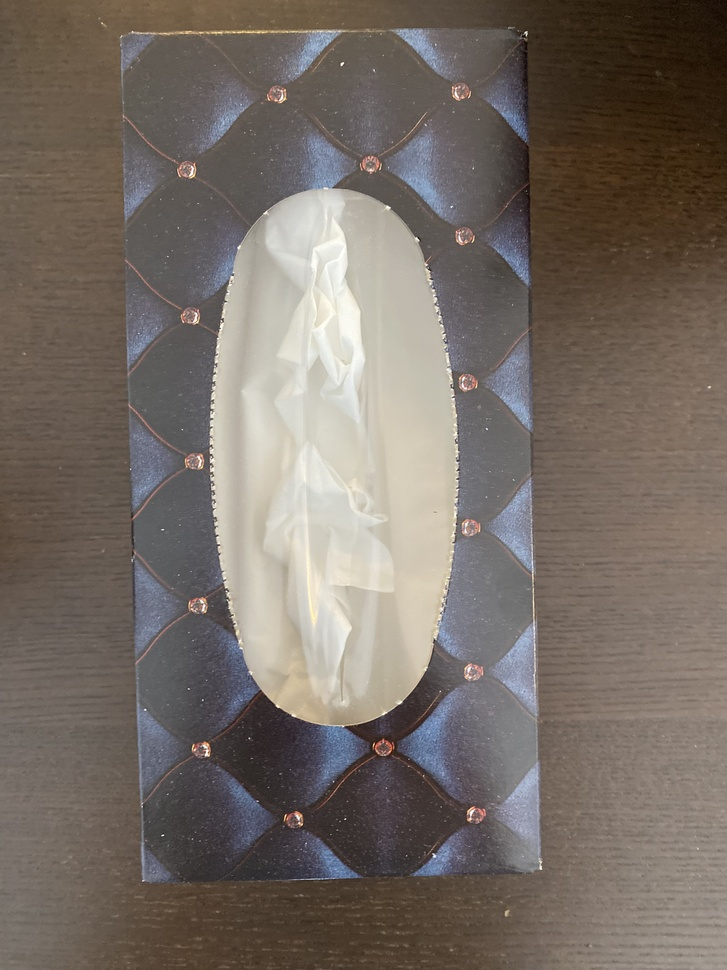
#> input picture backend/server/cv/IMG_4452.jpg, 727 x 970 px, shrunk from 3024 x 4032 before the run
$ python -i imageProcessing.py   (imports and definitions only)   (older library calls are emulated)
#> lines starting #> are read from the running program, lines starting #| are printed output that depends on the picture; after the words box and inside, x2 and y2 are one past the last pixel; in counts of white or black regions, pixels touching at a corner belong together
#> further down, picture is the input picture: shape (970, 727, 3); mean B, G, R 101.1, 108.7, 118.2
# Functions for processing an image and determining the bounding box

from scipy.spatial import distance as dist
from imutils import perspective
from imutils import contours
import numpy as np
from imutils import perspective
import argparse
import imutils
import cv2
import base64
import json
import uuid
import os

# width of the top-most object used for reference measurements in centimetres
REFERENCE_WIDTH = 1.5

COLOURS = ["red", "blue", "yellow", "green", "orange", "brown", "purple"]


class Response:
    # [5 lines left out: function __init__, not called in this run]


def midPoint(ptA, ptB):
    return ((ptA[0] + ptB[0]) * 0.5, (ptA[1] + ptB[1]) * 0.5)


# [13 lines left out: function decodeImages, not called in this run]


def convertThreeDimension(d_one, d_two):
    # d_one: [Width, Height], d_two: [Length, Height]
    return [d_one[0], d_two[0], max(d_one[1], d_two[1])]


def getObjectMeasurement(image):
    # convert image to grayscale, and blur it slightly
    gray = cv2.cvtColor(image, cv2.COLOR_BGR2GRAY)
    gray = cv2.GaussianBlur(gray, (7, 7), 0)

    # perform edge detection, then perform a dilation + erosion to
    # close gaps in between object edges
    edged = cv2.Canny(gray, 50, 100)
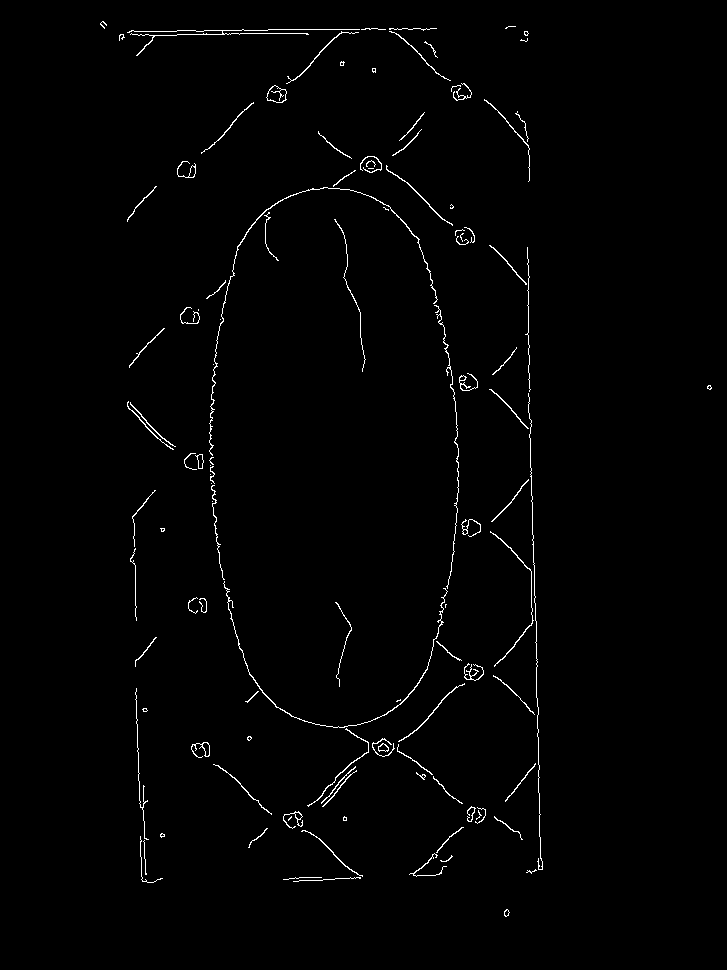
#> edged: shape (970, 727); 1.2% white in thin lines or dots, all inside (x1, y1, x2, y2) = (100, 21, 712, 917)
    edged = cv2.dilate(edged, None, iterations=1)
#> edged: shape (970, 727); 3.7% white; 55 white regions, largest, box (x1, y1, x2, y2) and area: (205, 169, 463, 808) 6987, (488, 244, 544, 875) 3950, (126, 27, 387, 85) 1899
    edged = cv2.erode(edged, None, iterations=1)
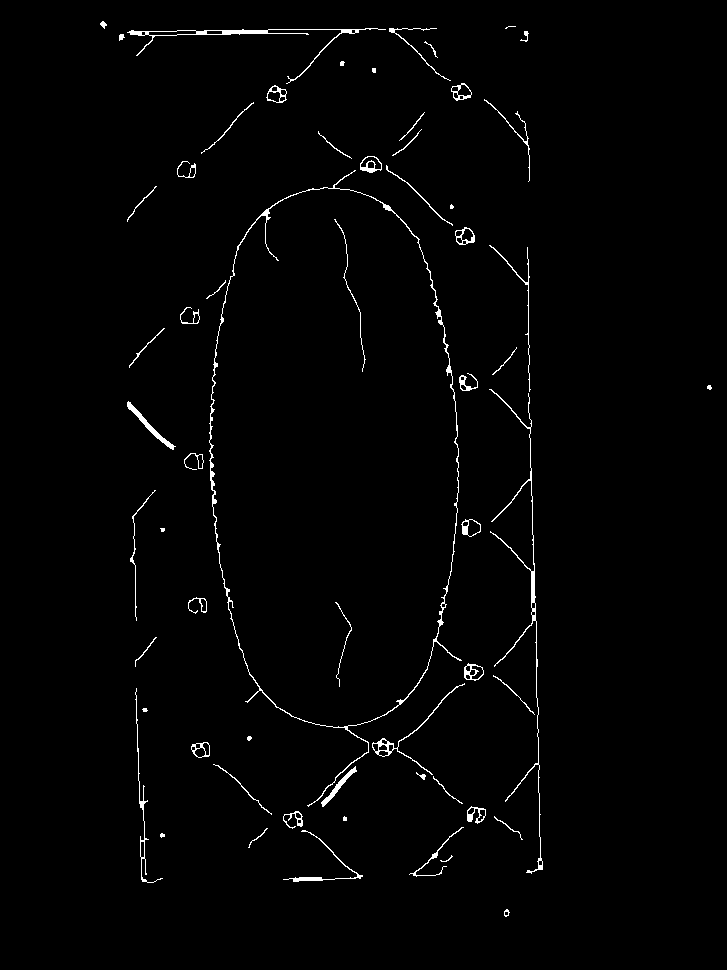
#> edged: shape (970, 727); 1.4% white in thin lines or dots, all inside (x1, y1, x2, y2) = (100, 21, 712, 917)

    # find contours in the edge map
    cnts = cv2.findContours(edged.copy(), cv2.RETR_EXTERNAL, cv2.CHAIN_APPROX_SIMPLE)
#> cnts = 59 contours, 21 with area under 20; largest, box (x1, y1, x2, y2) and area: (209, 170, 462, 807) 110582, (127, 28, 386, 84) 631, (489, 389, 543, 874) 418, (372, 683, 465, 775) 336, (127, 401, 176, 450) 263
    cnts = imutils.grab_contours(cnts)

    # sort the contours from top-to-bottom and initialize the
    # 'pixels per centimetre' calibration variable
    (cnts, _) = contours.sort_contours(cnts, "top-to-bottom")
    cnts = sorted(cnts[0:], key=lambda c: cv2.contourArea(c), reverse=True)

    pixelsPerCenti = 17

    c = cnts[0]
#> c = contour of 729 points, box (x1, y1, x2, y2) (209, 170, 462, 807), area 110582
    # compute the rotated bounding box of the contour
    orig = image.copy()
    box = cv2.minAreaRect(c)
#> box = ((335.3, 487.8), (249.4, 632.9), -2.86)
    box = cv2.cv.BoxPoints(box) if imutils.is_cv2() else cv2.boxPoints(box)
#> box = ((226.5, 810.1), (194.9, 178), (444, 165.5), (475.6, 797.6))
    box = np.array(box, dtype="int")
#> box = [[226, 810], [194, 177], [444, 165], [475, 797]]

    # order the points in the contour such that they appear
    # in top-left, top-right, bottom-right, and bottom-left
    # order, then draw the outline of the rotated bounding
    # box
    box = perspective.order_points(box)
#> box = [[194, 177], [444, 165], [475, 797], [226, 810]]
    cv2.drawContours(orig, [box.astype("int")], -1, (0, 255, 0), 2)
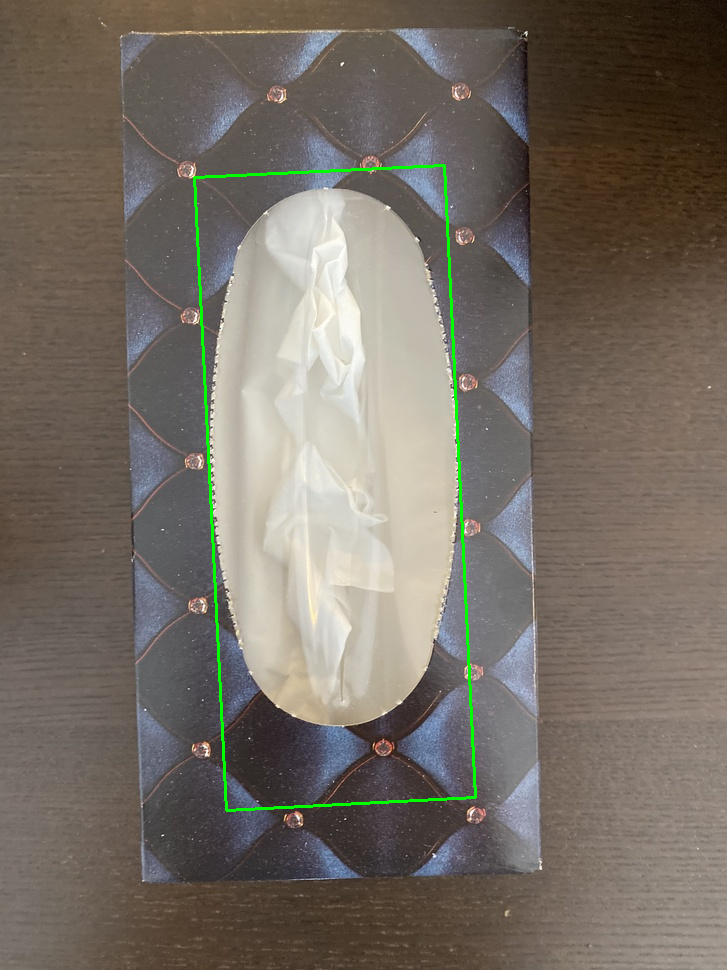
#> orig: shape (970, 727, 3); 0.75% of pixels changed, all inside (x1, y1, x2, y2) = (193, 164, 477, 812)

    # loop over the original points and draw them
    for (x, y) in box:
        cv2.circle(orig, (int(x), int(y)), 5, (0, 0, 255), -1)
#> this loop made 4 passes
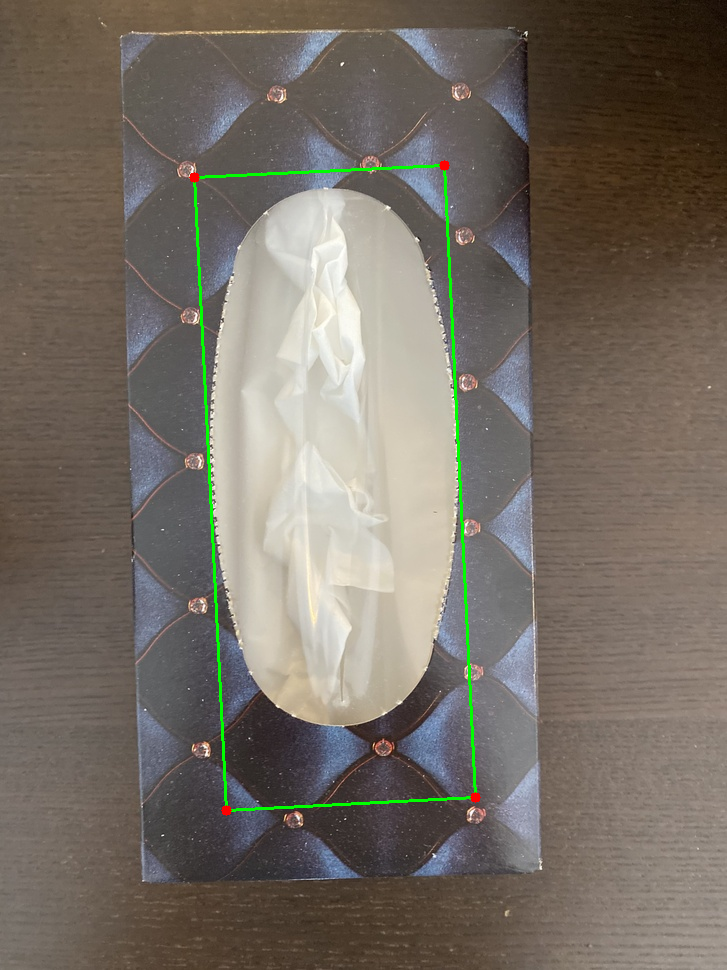
#> orig: shape (970, 727, 3); 0.05% of pixels changed, all inside (x1, y1, x2, y2) = (189, 160, 481, 816)

    # unpack the ordered bounding box, then compute the midpoint
    # between the top-left and top-right coordinates, followed by
    # the midpoint between bottom-left and bottom-right coordinates
    (tl, tr, br, bl) = box
#> tl = [194, 177]; tr = [444, 165]; br = [475, 797]; bl = [226, 810]
    (tltrX, tltrY) = midPoint(tl, tr)
#> tltrX = 319; tltrY = 171
    (blbrX, blbrY) = midPoint(bl, br)
#> blbrX = 350.5; blbrY = 803.5
    # compute the midpoint between the top-left and top-right points,
    # followed by the midpoint between the top-righ and bottom-right
    (tlblX, tlblY) = midPoint(tl, bl)
#> tlblX = 210; tlblY = 493.5
    (trbrX, trbrY) = midPoint(tr, br)
#> trbrX = 459.5; trbrY = 481
    # draw the midpoints on the image
    cv2.circle(orig, (int(tltrX), int(tltrY)), 5, (255, 0, 0), -1)
#> orig: shape (970, 727, 3); 0.01% of pixels changed, all inside (x1, y1, x2, y2) = (314, 166, 325, 177)
    cv2.circle(orig, (int(blbrX), int(blbrY)), 5, (255, 0, 0), -1)
#> orig: shape (970, 727, 3); mean B, G, R 100.4, 109.8, 117.5
    cv2.circle(orig, (int(tlblX), int(tlblY)), 5, (255, 0, 0), -1)
#> orig: shape (970, 727, 3); mean B, G, R 100.4, 109.8, 117.5
    cv2.circle(orig, (int(trbrX), int(trbrY)), 5, (255, 0, 0), -1)
#> orig: shape (970, 727, 3); mean B, G, R 100.4, 109.8, 117.5
    # draw lines between the midpoints
    cv2.line(orig, (int(tltrX), int(tltrY)), (int(blbrX), int(blbrY)), (255, 0, 255), 2)
    cv2.line(orig, (int(tlblX), int(tlblY)), (int(trbrX), int(trbrY)), (255, 0, 255), 2)

    # compute the Euclidean distance between the midpoints
    dA = dist.euclidean((tltrX, tltrY), (blbrX, blbrY))
#> dA = 633.3
    dB = dist.euclidean((tlblX, tlblY), (trbrX, trbrY))
#> dB = 249.8

    # compute the size of the object
    dimA = dA / pixelsPerCenti
#> dimA = 37.25
    dimB = dB / pixelsPerCenti
#> dimB = 14.69

    # draw the object sizes on the image
    cv2.putText(
        orig,
        "{:.1f}cm".format(dimA),
        (int(tltrX - 15), int(tltrY - 10)),
        cv2.FONT_HERSHEY_SIMPLEX,
        0.65,
        (255, 255, 255),
        2,
    )
    cv2.putText(
        orig,
        "{:.1f}cm".format(dimB),
        (int(trbrX + 10), int(trbrY)),
        cv2.FONT_HERSHEY_SIMPLEX,
        0.65,
        (255, 255, 255),
        2,
    )
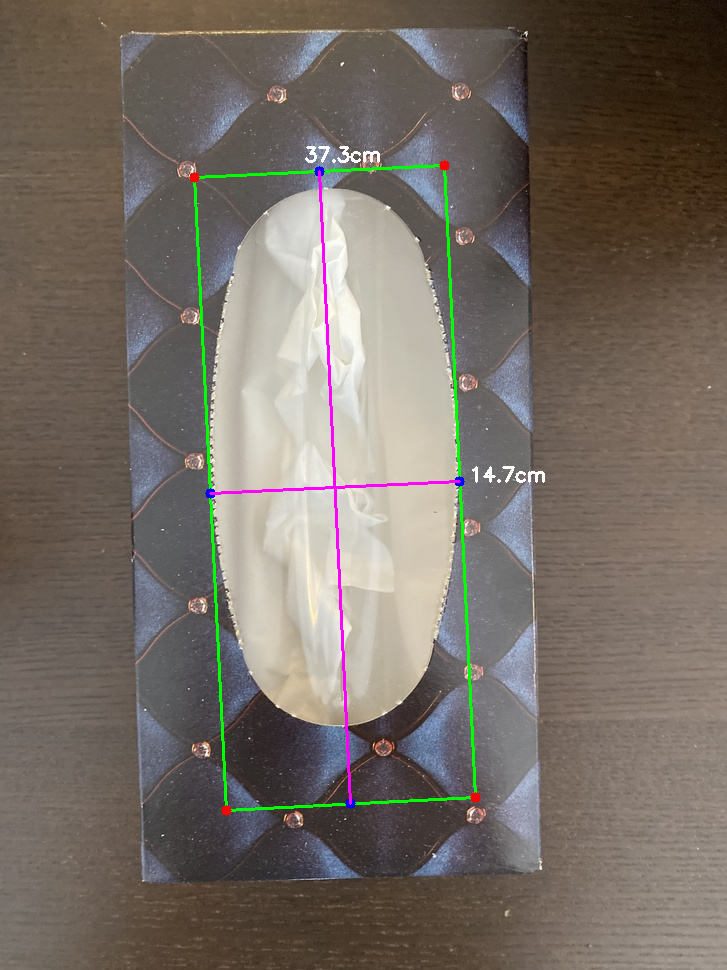
#> orig: shape (970, 727, 3); mean B, G, R 100.8, 109.2, 117.9

    # show the output image
    # cv2.imshow("Image", orig)
    # cv2.waitKey(5000)

    payload = [[dimB, dimA], orig]
    return payload


# Unpacks API load and processes all image sets, returns dimensions of all objects
# to be sent to the algorithm -- imagePairs is a list of base64 pairs and unique id #
# [26 lines left out: function processAllImages, not called in this run]


# [18 lines of commented-out code are left out]

>>> import cv2
>>> picture = cv2.imread('IMG_4452.jpg')
>>> result = getObjectMeasurement(picture)
#> result = 2 items
